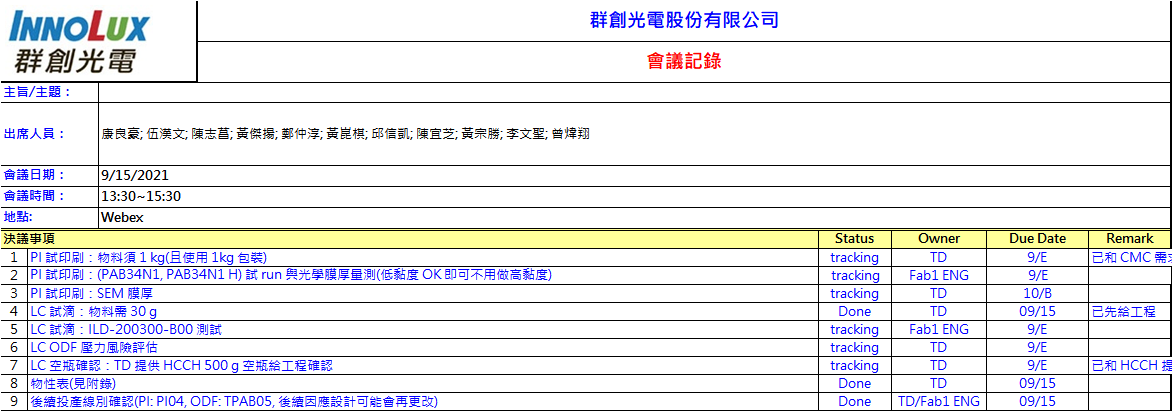
#> input picture notebooks/image-test.png, 1172 x 411 px
$ jupyter execute --allow-errors play.ipynb
#> lines starting #> are read from the running program, lines starting #| are printed output that depends on the picture
[cell 1]
colors = ['black', 'white']
sizes = ['S', 'M', 'L']
for tshirt in (f'{color} {size}' for color in colors for size in sizes):
    print(tshirt)

[cell 2]
# OCR test
from PIL import Image
import pytesseract
pytesseract.pytesseract.tesseract_cmd = r"D:\opt\Tesseract-OCR\tesseract.exe"
img = Image.open('image-test.png')
#> img is the input picture: PIL image 1172x411 RGBA; mean R, G, B, A 233.1, 233.1, 235.3, 255
#> (the rest of this cell did not finish here and is left out)

[cell 3]
# make graph transparents
from PIL import Image

img = Image.open("image-test.png")
img = img.convert('RGBA')
x, y = img.size
#> x = 1172; y = 411

for i in range(x):
    for j in range(y):
        color = img.getpixel((i,j))
        color = color[:-1] + (90, )
        img.putpixel((i, j), color)
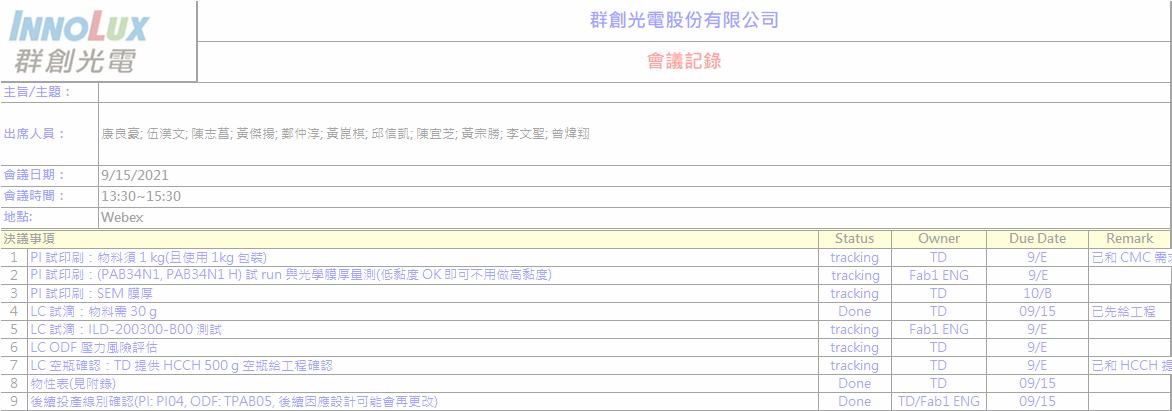
#> img: PIL image 1172x411 RGBA; mean R, G, B, A 233.1, 233.1, 235.3, 90; transparent parts drawn white

img

[cell 4]
tmp = {
    'a': 1,
    'b': 2,
    'c': 4,
    'd': 8
}
for key, value in tmp.items():
    print(key, value)


$ run again, with notebooks/central_peak_wavelength.png copied over notebooks/image-test.png
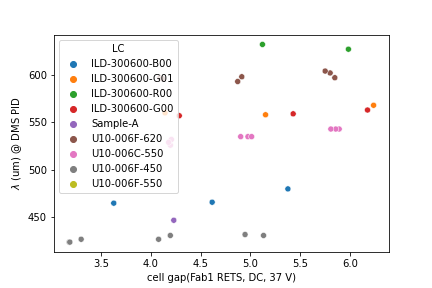
#> input picture notebooks/central_peak_wavelength.png, 432 x 288 px
#> img is the input picture: PIL image 432x288 RGBA; mean R, G, B, A 245.1, 244.8, 244.8, 151.8
#> after the loop `for i in range(x):`:
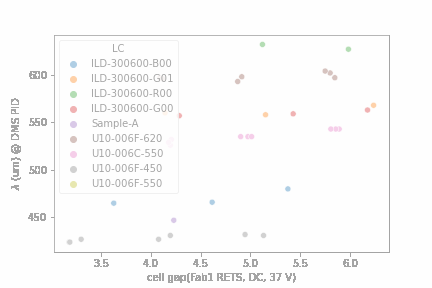
#> img: PIL image 432x288 RGBA; mean R, G, B, A 245.1, 244.8, 244.8, 90; transparent parts drawn white

$ run again, with notebooks/reflec_DMS_PID_blue.png copied over notebooks/image-test.png
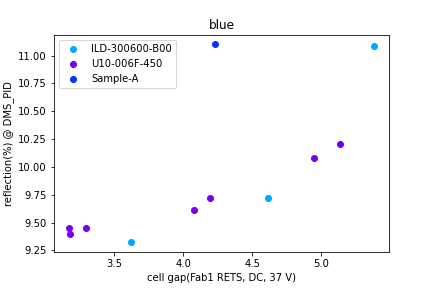
#> input picture notebooks/reflec_DMS_PID_blue.png, 432 x 288 px
#> img is the input picture: PIL image 432x288 RGBA; mean R, G, B, A 246.1, 246, 246.9, 152.5
#> after the loop `for i in range(x):`:
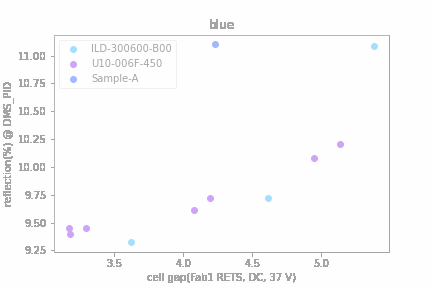
#> img: PIL image 432x288 RGBA; mean R, G, B, A 246.1, 246, 246.9, 90; transparent parts drawn white
